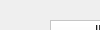
      <widget class="QWidget" name="page">
       <property name="geometry">
        <rect>
         <x>0</x>
         <y>0</y>
         <width>100</width>
         <height>30</height>
        </rect>
       </property>
       <attribute name="icon">
        <iconset>
         <normaloff>../Downloads/icons8-fournisseur-100.png</normaloff>../Downloads/icons8-fournisseur-100.png</iconset>
       </attribute>
       <attribute name="label">
        <string>Gestion Livreurs</string>
       </attribute>
       <widget class="QTableWidget" name="tableWidget">
        <property name="geometry">
         <rect>
          <x>50</x>
          <y>20</y>
          <width>711</width>
          <height>311</height>
         </rect>
        </property>
        <property name="styleSheet">
         <string notr="true">background-color: rgb(255, 255, 255);</string>
        </property>
        <column>
         <property name="text">
          <string>ID</string>
         </property>
        </column>
        <column>
         <property name="text">
          <string>Nom</string>
         </property>
        </column>
        <column>
         <property name="text">
          <string>Prénom</string>
         </property>
        </column>
        <column>
         <property name="text">
          <string>Email</string>
         </property>
        </column>
        <column>
         <property name="text">
          <string>Téléphone</string>
         </property>
        </column>
        <column>
         <property name="text">
          <string>Ville</string>
         </property>
        </column>
        <column>
         <property name="text">
          <string>Code Postal</string>
         </property>
        </column>
       </widget>
       <widget class="QGroupBox" name="groupBox">
        <property name="geometry">
         <rect>
          <x>810</x>
          <y>10</y>
          <width>161</width>
          <height>321</height>
         </rect>
        </property>
        <property name="title">
         <string>GroupBox</string>
        </property>
        <widget class="QPushButton" name="pushButton">
         <property name="geometry">
          <rect>
           <x>10</x>
           <y>30</y>
           <width>141</width>
           <height>28</height>
          </rect>
         </property>
         <property name="text">
          <string>Nouveaux</string>
         </property>
         <property name="icon">
          <iconset>
           <normaloff>../Downloads/icons8-add-user-male-100.png</normaloff>../Downloads/icons8-add-user-male-100.png</iconset>
         </property>
        </widget>
        <widget class="QPushButton" name="pushButton_2">
         <property name="geometry">
          <rect>
           <x>10</x>
           <y>80</y>
           <width>141</width>
           <height>28</height>
          </rect>
         </property>
         <property name="text">
          <string>Modifier</string>
         </property>
         <property name="icon">
          <iconset>
           <normaloff>../Downloads/icons8-registration-100.png</normaloff>../Downloads/icons8-registration-100.png</iconset>
         </property>
        </widget>
        <widget class="QPushButton" name="pushButton_3">
         <property name="geometry">
          <rect>
           <x>10</x>
           <y>130</y>
           <width>141</width>
           <height>28</height>
          </rect>
         </property>
         <property name="text">
          <string>Supprimer</string>
         </property>
         <property name="icon">
          <iconset>
           <normaloff>../Downloads/icons8-denied-100.png</normaloff>../Downloads/icons8-denied-100.png</iconset>
         </property>
        </widget>
        <widget class="QPushButton" name="pushButton_4">
         <property name="geometry">
          <rect>
           <x>10</x>
           <y>180</y>
           <width>141</width>
           <height>28</height>
          </rect>
         </property>
         <property name="text">
          <string>Imprimer PDF</string>
         </property>
         <property name="icon">
          <iconset>
           <normaloff>../Downloads/icons8-print-100.png</normaloff>../Downloads/icons8-print-100.png</iconset>
         </property>
        </widget>
        <widget class="QPushButton" name="pushButton_5">
         <property name="geometry">
          <rect>
           <x>10</x>
           <y>230</y>
           <width>141</width>
           <height>28</height>
          </rect>
         </property>
         <property name="text">
          <string>Rechercher</string>
         </property>
         <property name="icon">
          <iconset>
           <normaloff>../Downloads/icons8-search-100.png</normaloff>../Downloads/icons8-search-100.png</iconset>
         </property>
        </widget>
        <widget class="QPushButton" name="pushButton_6">
         <property name="geometry">
          <rect>
           <x>10</x>
           <y>280</y>
           <width>141</width>
           <height>28</height>
          </rect>
         </property>
         <property name="text">
          <string>Localiser</string>
         </property>
         <property name="icon">
          <iconset>
           <normaloff>../Downloads/icons8-location-100.png</normaloff>../Downloads/icons8-location-100.png</iconset>
         </property>
        </widget>
       </widget>
      </widget>
